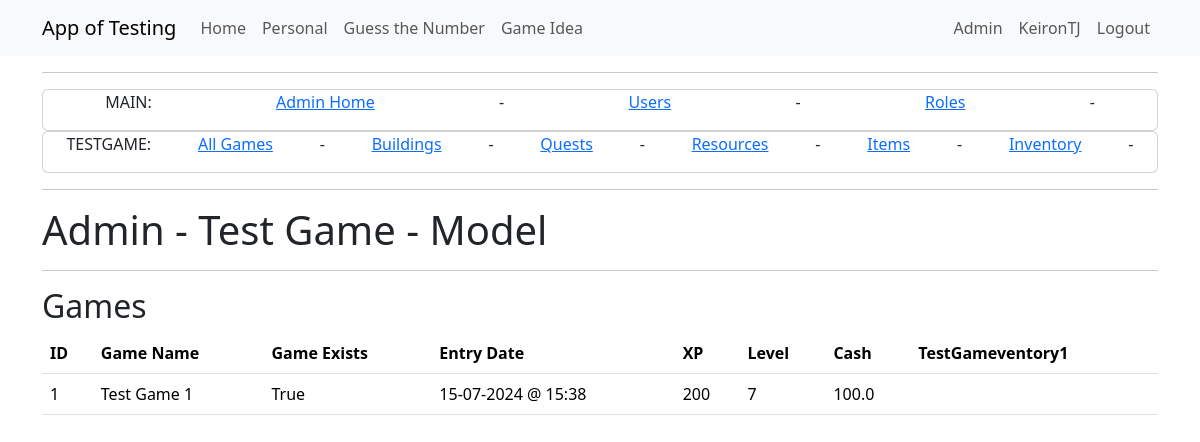
Before: /admin_testgame_models (signed in) with the older database file.
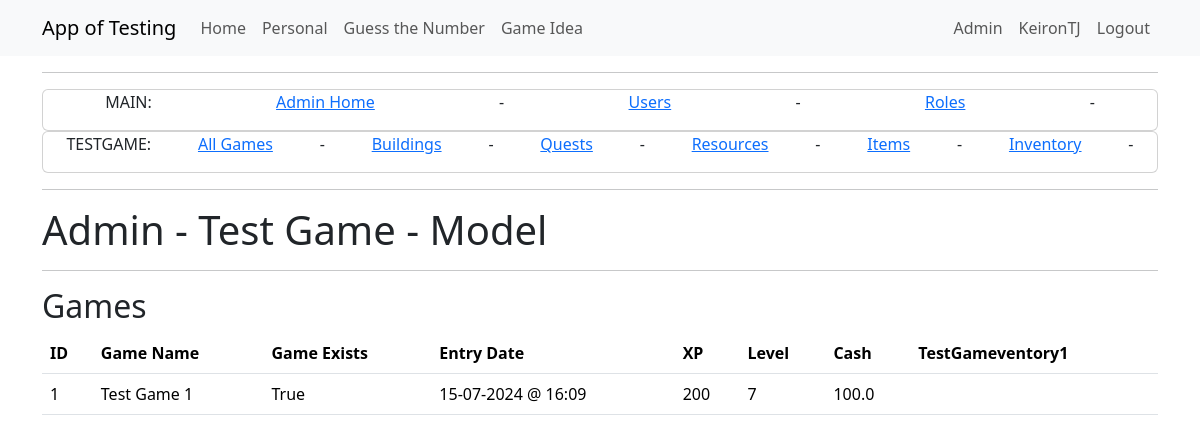
After: the same page with the newer database file.
### app/models.py (models this page shows)
class TestGame(db.Model):
    __tablename__ = 'test_game'
    id = db.Column(db.Integer, primary_key=True)
    user_id = db.Column(db.Integer, db.ForeignKey('user.id'), nullable=False)
    game_name = db.Column(db.String(64))
    game_exists = db.Column(db.Boolean, default=True)
    entry_date = db.Column(db.DateTime, default=datetime.now(timezone.utc))
    xp = db.Column(db.Integer, default=0)
    level = db.Column(db.Integer, default=0)
    cash = db.Column(db.Float, default=0)
    wood = db.Column(db.Integer, default=0)
    stone = db.Column(db.Integer, default=0)
    metal = db.Column(db.Integer, default=0)
    next_level_xp_required = db.Column(db.Integer, default=110)
    user = db.relationship("User", back_populates="test_game")
    inventories = db.relationship("TestGameInventoryUser", back_populates="game")
    quest_progress = db.relationship("TestGameQuestProgress", back_populates="quest_game")
    building_progress = db.relationship("TestGameBuildingProgress", back_populates="game")
    test_game_resource_logs = db.relationship("TestGameResourceLog", back_populates="testgame")

### app/admin/routes.py (the view)
@bp.route('/admin_testgame_models', methods=['GET', 'POST'])
@login_required
@admin_required
def admin_testgame_models():
    testgames = db.session.query(TestGame).all()
    return render_template("admin/testgame/admin_testgame_models.html",
                           title='Admin Test Game Users',
                           testgames=testgames)

### app/models.py (called while the page is built)
@login.user_loader
def load_user(id):
    return db.session.get(User, int(id))

    def is_admin(self):
        return 'admin' in [role.name for role in self.role]

### app/templates/admin/testgame/admin_testgame_models.html
{% extends "admin/admin_base.html" %}
{% block content2 %}
<div class="Jumbotron">
    <h1>Admin - Test Game - Model</h1>
</div>
<hr>
<div>
    <h2>Games</h2>
    <table class="table">
        <thead>
            <tr>
                <th>ID</th>
                <th>Game Name</th>
                <th>Game Exists</th>
                <th>Entry Date</th>
                <th>XP</th>
                <th>Level</th>
                <th>Cash</th>
                <th>TestGameventory1</th>
            </tr>
        </thead>
        <tbody>
            {% for testgame in testgames %}
            <tr>
                <td>{{ testgame.id }}</td>
                <td>{{ testgame.game_name }}</td>
                <td>{{ testgame.game_exists }}</td>
                <td>{{ testgame.entry_date.strftime('%d-%m-%Y @ %H:%M') }}</td>
                <td>{{ testgame.xp }}</td>
                <td>{{ testgame.level }}</td>
                <td>{{ testgame.cash }}</td>
                <td>{{ testgame.testgameventory1 }}</td>
            </tr>
            {% endfor %}
        </tbody>
    </table>
</div>
{% endblock %}

Changed rows visible on the page:
changed TestGame "Test Game 1": entry_date "15-07-2024 @ 15:38" → "15-07-2024 @ 16:09"
